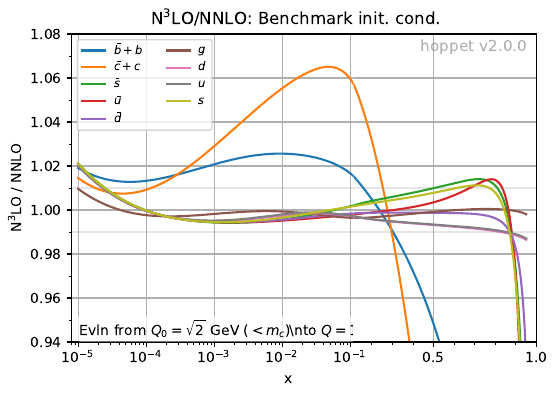

This chart was generated by the following Python code:
#! /usr/bin/env python3
"""
This is a small example that uses the Hoppet and LHAPDF python
interfaces. It loads an LHAPDF set at a low scale and evolves it up
with Hoppet.
"""

import re
from matplotlib.scale import register_scale
import hoppet as hp
import lhapdf
import numpy as np
import argparse
import sys
import matplotlib.pyplot as plt
from matplotlib.backends.backend_pdf import PdfPages
from matplotlib.scale import ScaleBase, register_scale
from matplotlib.ticker import LogLocator, LinearLocator, MultipleLocator, NullFormatter
from matplotlib.transforms import Transform

global_Q0 = None
global_Q0_mc_text = None

def main():
    # Define flavour names for indices 0 to 12
    flavour_names = [r'$\bar{t}$', r'$\bar{b}$', r'$\bar{c}$', r'$\bar{s}$', r'$\bar{u}$', r'$\bar{d}$', r'$g$', r'$d$', r'$u$', r'$s$', r'$c$', r'$b$', r'$t$']
    # Get commandline
    parser = argparse.ArgumentParser(description="Check of an LHAPDF grid against HOPPET evolution.")
    parser.add_argument('-pdf', default="NNPDF40_nnlo_pch_as_01180", type=str, help='LHAPDF set name (e.g. NNPDF30_nnlo_as_0118)')
    parser.add_argument('-dy', type=float, default=0.05, help='dy for HOPPET evolution (default: 0.05)')
    parser.add_argument('-Q0', type=float, default=1.41, help='Initial Q0 value (default: Qmin from LHAPDF)')
    parser.add_argument('-yorder', type=int, default=5, help='order for interpolation in y=ln1/x (default of -1 uses same as evolution)')
    parser.add_argument('-lnlnQorder', type=int, default=4, help='order for interpolation in lnlnQ (default=4)')

    args = parser.parse_args()

    # x points to plot
    npoints = 100
    x_log = np.logspace(np.log10(1e-5), np.log10(0.1), npoints)
    x_lin = np.linspace(0.1, 0.95, npoints)
    x_all = np.concatenate((x_log, x_lin))

    # Arrays to hold results
    nnlo_log = np.zeros((npoints, 13))
    nnlo_lin = np.zeros((npoints, 13))
    n3lo_log = np.zeros((npoints, 13))
    n3lo_lin = np.zeros((npoints, 13))
    n3lo_novfn3_log = np.zeros((npoints, 13))
    n3lo_novfn3_lin = np.zeros((npoints, 13))

    nnlo_log, nnlo_lin = start_run_hoppet_fill_arrays(args.dy, 3, False, npoints, x_lin, x_log)
    n3lo_novfn3_log, n3lo_novfn3_lin = start_run_hoppet_fill_arrays(args.dy, 4, False, npoints, x_lin, x_log)
    do_n3lo_thresholds = True
    n3lo_log, n3lo_lin = start_run_hoppet_fill_arrays(args.dy, 4, do_n3lo_thresholds, npoints, x_lin, x_log)


    nnlo_all = np.concatenate((nnlo_log, nnlo_lin))
    n3lo_all = np.concatenate((n3lo_log, n3lo_lin))
    n3lo_novfn3_all = np.concatenate((n3lo_novfn3_log, n3lo_novfn3_lin))


    # Arrays to hold results for LHAPDF
    lhapdf_nnlo_log = np.zeros((npoints, 13))
    lhapdf_nnlo_lin = np.zeros((npoints, 13))
    lhapdf_n3lo_log = np.zeros((npoints, 13))
    lhapdf_n3lo_lin = np.zeros((npoints, 13))
    lhapdf_n3lo_novfn3_log = np.zeros((npoints, 13))
    lhapdf_n3lo_novfn3_lin = np.zeros((npoints, 13))

    if args.pdf:
        load_lhapdf_start_evolve_hoppet(args.pdf, args.Q0, args.dy, yorder=args.yorder, lnlnQorder=args.lnlnQorder, vfn3 = False)
        lhapdf_nnlo_log, lhapdf_nnlo_lin = hoppet_fill_array(npoints, x_lin, x_log)
        load_lhapdf_start_evolve_hoppet(args.pdf, args.Q0, args.dy, yorder=args.yorder, lnlnQorder=args.lnlnQorder, vfn3 = False, nloopin=4)
        lhapdf_n3lo_novfn3_log, lhapdf_n3lo_novfn3_lin = hoppet_fill_array(npoints, x_lin, x_log)
        load_lhapdf_start_evolve_hoppet(args.pdf, args.Q0, args.dy, yorder=args.yorder, lnlnQorder=args.lnlnQorder, vfn3 = do_n3lo_thresholds, nloopin=4)
        lhapdf_n3lo_log, lhapdf_n3lo_lin = hoppet_fill_array(npoints, x_lin, x_log)
        # combine log and linear parts
        lhapdf_nnlo_all = np.concatenate((lhapdf_nnlo_log, lhapdf_nnlo_lin))
        lhapdf_n3lo_all = np.concatenate((lhapdf_n3lo_log, lhapdf_n3lo_lin))
        lhapdf_n3lo_novfn3_all = np.concatenate((lhapdf_n3lo_novfn3_log, lhapdf_n3lo_novfn3_lin))


    with PdfPages("n3lo_k_factors.pdf") as pdf:
        stdlims = (0.94, 1.08)
        evol_label = "Evln from $Q_0=\sqrt{2}$ GeV ($<m_c$)\nto $Q=100$ GeV"
        # Standard benchmark, including VFN3
        ratios, labels = compute_ratios_labels(n3lo_all, nnlo_all, flavour_names)
        plot_ratios(x_all, ratios, labels, 'Benchmark init. cond.', 'hoppet v2.0.0', evol_label=evol_label, pdf=pdf, ylim=stdlims)

        # Standard benchmark, without VFN3
        ratios, labels = compute_ratios_labels(n3lo_novfn3_all, nnlo_all, flavour_names)
        plot_ratios(x_all, ratios, labels, 'Benchmark init. cond.', 'hoppet v2.0.0', 
                    n3lomt=False, evol_label=evol_label, pdf=pdf, ylim=stdlims)


        if args.pdf:
            pdf_name = re.sub(r'_as.*$','',args.pdf) # remove _as... part from the name
            evol_label = f"Evln from $Q_0={global_Q0:.2f}$ GeV{global_Q0_mc_text}\nto $Q=100$ GeV"
            # LHAPDF, including VFN3
            ratios, labels = compute_ratios_labels(lhapdf_n3lo_all, lhapdf_nnlo_all, flavour_names)
            plot_ratios(x_all, ratios, labels, f'{pdf_name} init. cond.', 'hoppet v2.0.0', evol_label=evol_label, pdf=pdf, ylim=stdlims)

            # LHAPDF, without VFN3
            ratios, labels = compute_ratios_labels(lhapdf_n3lo_novfn3_all, lhapdf_nnlo_all, flavour_names)
            plot_ratios(x_all, ratios, labels, f'{pdf_name} init. cond.', 'hoppet v2.0.0', 
                        n3lomt=False, evol_label=evol_label, pdf=pdf, ylim=stdlims)



    #load_lhapdf_start_evolve_hoppet(args.pdf, args.Q0, args.dy,yorder=args.yorder, lnlnQorder=args.lnlnQorder)


    hp.DeleteAll()

def start_run_hoppet_fill_arrays(dy, nloop, vfn3, npoints, x_lin, x_log):
    hp.SetN3LOnfthresholds(vfn3) # For debugging as this is much faster
    hp.Start(dy, nloop)

    Q0 = np.sqrt(2.0)
    asQ0 = 0.35
    print(f"Starting Hoppet with dy = {dy} and nloop = {nloop}")
    print(f"Evolving benchmark PDF from Q0 = {Q0} GeV with as(Q0) = {asQ0}")
    hp.Evolve(asQ0, Q0, nloop, 1.0, hp.BenchmarkPDFunpol, Q0)

    return hoppet_fill_array(npoints, x_lin, x_log)

def hoppet_fill_array(npoints, x_lin, x_log):
    # Arrays to hold results
    out_log = np.zeros((npoints, 13))
    out_lin = np.zeros((npoints, 13))

    for i, x in enumerate(x_log):
        out_log[i, :] = hp.Eval(x, 100.0)
    
    for i, x in enumerate(x_lin):
        out_lin[i, :] = hp.Eval(x, 100.0)

    return out_log, out_lin

def compute_ratios_labels(n3lo_arr, nnlo_arr, flavour_names):
    ratios = []
    labels = []
    # -5 and 5: sum (indices 1 and 11)
    with np.errstate(divide='ignore', invalid='ignore'):
        ratio_m5_p5 = np.where(
            (nnlo_arr[:, 1] + nnlo_arr[:, 11]) != 0,
            (n3lo_arr[:, 1] + n3lo_arr[:, 11]) / (nnlo_arr[:, 1] + nnlo_arr[:, 11]),
            np.nan
        )
    ratios.append(ratio_m5_p5)
    labels.append(r'$\bar{b}+b$')
    # -4 and 4: sum (indices 2 and 10)
    with np.errstate(divide='ignore', invalid='ignore'):
        ratio_m4_p4 = np.where(
            (nnlo_arr[:, 2] + nnlo_arr[:, 10]) != 0,
            (n3lo_arr[:, 2] + n3lo_arr[:, 10]) / (nnlo_arr[:, 2] + nnlo_arr[:, 10]),
            np.nan
        )
    ratios.append(ratio_m4_p4)
    labels.append(r'$\bar{c}+c$')
    # All other flavours individually (skip -6, 6, -5, 5, -4, 4)
    for i in range(13):
        if i in [0, 12, 1, 11, 2, 10]:
            continue
        with np.errstate(divide='ignore', invalid='ignore'):
            ratio = np.where(nnlo_arr[:, i] != 0, n3lo_arr[:, i] / nnlo_arr[:, i], np.nan)
        ratios.append(ratio)
        labels.append(flavour_names[i])
    return ratios, labels

def plot_ratios(xvals, ratios, labels, title, extra_label, evol_label=None, n3lomt = True, pdf=None, logx=False, ylim=None):

    fig, (ax1, ax2) = plt.subplots(1, 2, sharey=True, gridspec_kw={'width_ratios': [2,1.3]}, figsize=(6, 4))
    # remove any horizontal space between the two subplots
    fig.subplots_adjust(wspace=0.00)
    ax1.grid(True)#, which='both', linestyle='--', linewidth=0.5, alpha=0.7)
    ax2.grid(True)#, which='both', linestyle='--', linewidth=0.5, alpha=0.7)
    ax1.set_xlabel('x',x=0.77)
    ax1.set_xscale('log')
    xmid = 0.11
    ax1.set_xlim(0.8e-5, xmid)

    ax1.set_ylabel(r'N$^3$LO / NNLO')

    actual_ylim = ylim if ylim is not None else \
        (min(np.nanmin(ratio) for ratio in ratios if np.any(~np.isnan(ratio))), 
         max(np.nanmax(ratio) for ratio in ratios if np.any(~np.isnan(ratio))))
    ax1.set_ylim(*actual_ylim)
    ax2.set_ylim(*actual_ylim)
    ax1.yaxis.set_minor_locator(MultipleLocator(0.01))

    ax2.text(0.95, 0.98, extra_label, color='grey', alpha=0.6,
             fontsize=11, ha='right', va='top', transform=ax2.transAxes)
    if not n3lomt:
        ax2.text(0.95, 0.92, 'N$^3$LO mass.thresh. OFF', weight='bold',
                 fontsize=13, ha='right', va='top', transform=ax2.transAxes)

    if evol_label:
        ax1.text(0.03, 0.02, evol_label, transform=ax1.transAxes,
             bbox=dict(facecolor='white', alpha=0.7, edgecolor='none', boxstyle='round,pad=0.2'))

    for ratio, label in zip(ratios, labels):
        ax1.plot(xvals, ratio, label=label)

    ax2.set_xscale('linear')
    ax2.set_xticks(np.arange(0.0, 1.01, 0.5))
    ax2.set_xticks(np.arange(0.2, 1.01, 0.1), minor=True)
    ax2.set_xlim(xmid, 1.0)
    for ratio, label in zip(ratios, labels):
        ax2.plot(xvals, ratio, label=label)

    # cosmetic: hide inner spines
    ax1.spines['right'].set_visible(False)
    ax2.spines['left'].set_visible(False)
    #ax2.set_yticks([])

    ax1.legend(loc='upper left', fontsize='small', ncol=2)
    fig.suptitle(f"N$^3$LO/NNLO: {title}", y=0.94)

    for tick in ax2.yaxis.get_major_ticks():
        tick.tick1line.set_visible(False)
        tick.tick2line.set_visible(False)
    for tick in ax2.yaxis.get_minor_ticks():
        tick.tick1line.set_visible(False)
        tick.tick2line.set_visible(False)

    # save as a PDF file
    if pdf: pdf.savefig(fig,bbox_inches='tight')
    return


def load_lhapdf_start_evolve_hoppet(lhapdfname, Q0in, dy, nloopin = 0, Q0_just_above_mb = False, 
                                    Q0_just_above_mc = False, 
                                    exact_nnlo_nf = False, exact_nnlo_splitting = False, 
                                    n3lo_splitting = '2410', FFN = -1, assign = False,
                                    yorder=6, lnlnQorder=4, vfn3 = False):
    # Load the PDF from LHAPDF
    p_lhapdf = lhapdf.mkPDF(lhapdfname, 0)

    # Now that we have the PDF we define the interface as needed by hoppet
    def lhapdf_interface(x, Q):
        pdf = np.zeros(13)
        lhapdf = p_lhapdf.xfxQ(None, x, Q)
        # Map HOPPET indices to LHAPDF PIDs
        pid_map = [ -6, -5, -4, -3, -2, -1, 21, 1, 2, 3, 4, 5, 6 ]
        for i, pid in enumerate(pid_map):
            pdf[i] = lhapdf.get(pid, 0.0)
        return pdf
    
    # Get some information from the PDF like order in QCD, masses etc.
    nloop = p_lhapdf.orderQCD + 1 # LHAPDF starts at 0
    xmin = p_lhapdf.xMin
    xmax = p_lhapdf.xMax
    Qmin = np.sqrt(p_lhapdf.q2Min)
    Qmax = np.sqrt(p_lhapdf.q2Max)
    mc = p_lhapdf.quarkThreshold(4)
    mb = p_lhapdf.quarkThreshold(5)
    mt = p_lhapdf.quarkThreshold(6)

    # Get alphas at Q0, and check that Q0 is not below lhapdf Qmin
    Q0 = max(Q0in, Qmin)
    eps = 1e-4
    if Q0_just_above_mc:
        Q0 = mc + eps
    elif Q0_just_above_mb:
        Q0 = mb + eps
    asQ0 = p_lhapdf.alphasQ(Q0)

    global global_Q0, global_Q0_mc_text
    global_Q0 = Q0
    if Q0 >= mc:
        global_Q0_mc_text = f" ($>m_c$)"
    else:
        global_Q0_mc_text = f" ($<m_c$)"

    # Print some info to the screen
    print(f"{lhapdfname} read succesfully with the following parameters extracted: \nNumber of loops: {nloop}\nxmin: {xmin}\nxmax: {xmax}\nQmin: {Qmin}\nQmax: {Qmax}\nmc: {mc}\nmb: {mb}\nmt: {mt}")
    
    if nloopin > 0:
        nloop = nloopin
        print(f"Overriding number of loops to nloop = {nloop}")
        
    # Now we start hoppet
    print(f"Starting Hoppet with dy = {dy} and nloop = {nloop}")

    # By default we use parametrised nf thresholds and splitting
    # functions (this only applies to the NNLO part, since at N3LO we
    # are currently forced to use exact nf but approximate splitting
    # functions).
    hp.SetExactDGLAP(exact_nnlo_nf, exact_nnlo_splitting)
    print(f"Using exact NNLO nf thresholds: {exact_nnlo_nf}, exact NNLO splitting functions: {exact_nnlo_splitting}")
    hp.SetN3LOnfthresholds(vfn3)
    # n3lo splitting function approximation
    if nloop == 4:
        if n3lo_splitting == '2310':
            hp.SetApproximateDGLAPN3LO(hp.n3lo_splitting_approximation_up_to_2310_05744)
        elif n3lo_splitting == '2404':
            hp.SetApproximateDGLAPN3LO(hp.n3lo_splitting_approximation_up_to_2404_09701)
        elif n3lo_splitting == '2410':
            hp.SetApproximateDGLAPN3LO(hp.n3lo_splitting_approximation_up_to_2410_08089) # This is the default value in hoppet at the moment
        else:
            print(f"Error: Unknown n3lo-splitting value {n3lo_splitting}")
            sys.exit(1)
        print(f"N3LO splitting function approximation: {n3lo_splitting}")

    # Right now I can't see a way to find the flavour scheme in the
    # LHAPDF interface. For now we assume it is variable unless the
    # user specifies FFN 
    if FFN > 0:
        hp.SetFFN(FFN)
        print(f"Using Fixed Flavour Number scheme with nf = {FFN}")
    else:
        hp.SetPoleMassVFN(mc,mb,mt)
        print(f"Using Pole Mass Variable Flavour Number scheme with mc = {mc}, mb = {mb}, mt = {mt}")

    hp.SetYLnlnQInterpOrders(yorder, lnlnQorder)
    print(f"Set yorder = {yorder}, lnlnQorder = {lnlnQorder}")
    hp.Start(dy, nloop)
    
    if assign:
        print(f"Assigning PDF using hoppetAssign using Q0 = {Q0} GeV with as(Q0) = {asQ0}")
        hp.SetCoupling(asQ0, Q0, nloop)
        hp.Assign(lhapdf_interface)
    else:
        print(f"Evolving PDF from Q0 = {Q0} GeV with as(Q0) = {asQ0}")
        hp.Evolve(asQ0, Q0, nloop, 1.0, lhapdf_interface, Q0)



if __name__ == "__main__":
    main()
